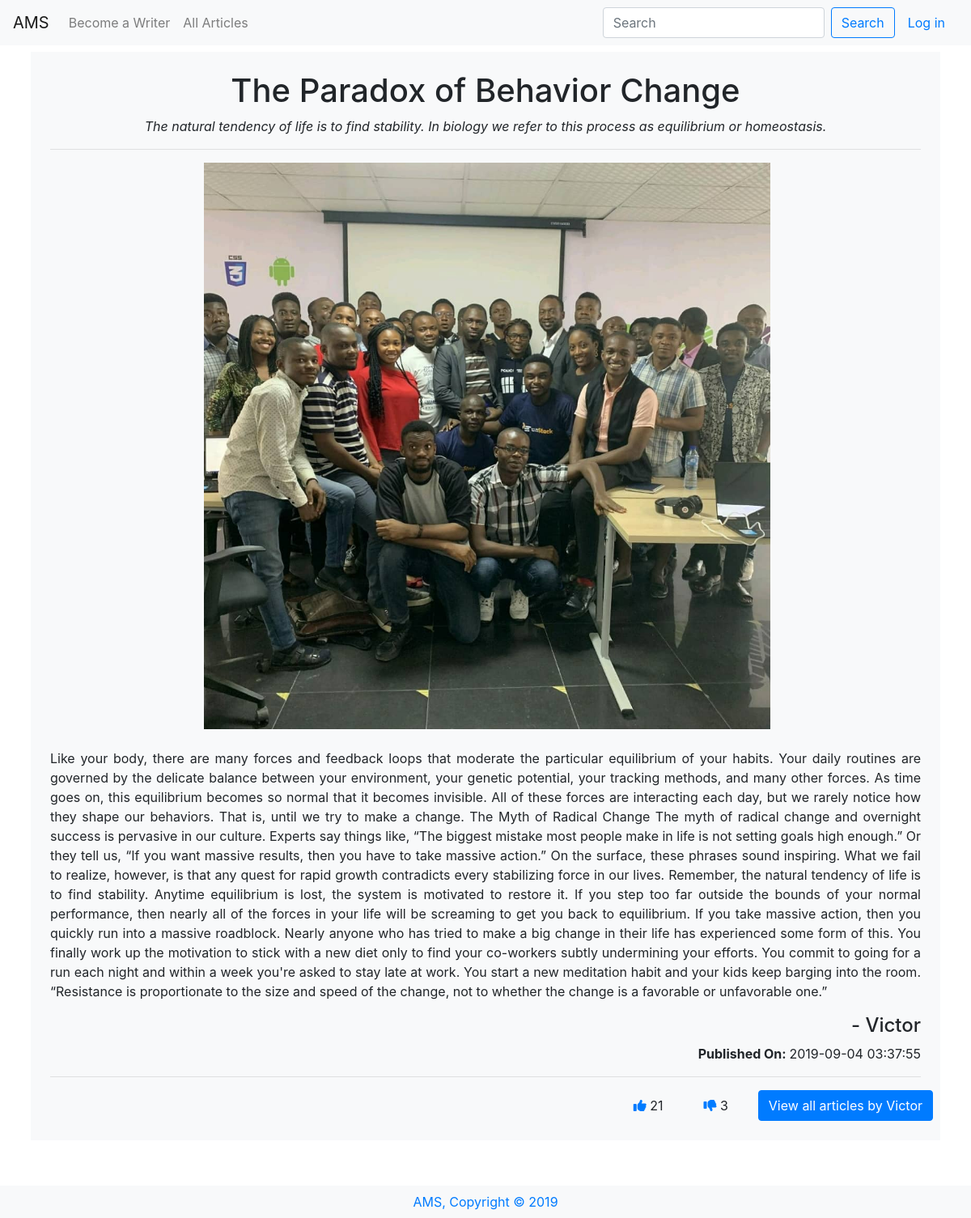
The app's page /viewone/1 with its own data.
### tables this page shows
CREATE TABLE 'articles' ('id' integer PRIMARY KEY AUTOINCREMENT NOT NULL, 'userid' smallint NOT NULL, 'title' varchar(255) NOT NULL, 'description' varchar(300) NOT NULL, 'content' text NOT NULL, 'like' smallint, 'dislike' smallint, 'image' bytea, 'date' timestamp NOT NULL DEFAULT CURRENT_TIMESTAMP);

CREATE TABLE users(
    id INTEGER NOT NULL PRIMARY KEY,
    username VARCHAR(255) NOT NULL UNIQUE,
    email VARCHAR(255) NOT NULL UNIQUE,
    password VARCHAR(255) NOT NULL
);

### application.py (the view)
@app.route("/viewone/<id>")
def viewone(id):
    rows = db.execute("SELECT * FROM users JOIN articles ON users.id = articles.userid WHERE articles.id=:id", id=id)
    return render_template("viewone.html", datum=rows[0])

### application.py (called while the page is built)
@app.after_request
def after_request(response):
    response.headers["Cache-Control"] = "no-cache, no-store, must-revalidate"
    response.headers["Expires"] = 0
    response.headers["Pragma"] = "no-cache"
    return response

### templates/viewone.html
{% extends "layout.html" %} {% block title %} View - {{ datum.title }} {% endblock %}
{% block main%}
      <div class="article mb-5 bg-light p-4">
        <div class="article_head">
        <h1>{{ datum.title }}</h1>
        <p><i>{{ datum.description }}</i></p>
      </div>
        <div class="article_body" id="more{{ datum.id }}">
        <hr>
        <div class="article_image mb-4"><img src="/static/testpic.jpeg" alt="{{ datum.title }}"></div>
        <p class="text-justify">{{ datum.content }}</p>
      </div>
      <h4 class="text-right">- {{ datum.username }}</h4>
      <p class="text-right"><b>Published On: </b>{{ datum.date }}</p>
      <hr>
        <div class="article_footer row">
          <a href="/foo/{{ datum.id }}" class="btn mr-4 btn"><i class="fas fa-thumbs-up text-primary"></i>
            {{ datum.like }}</a>
        <a href="/dislike/{{ datum.id }}" class="btn mr-4 btn"><i class="fas fa-thumbs-down text-primary"></i>
            {{ datum.dislike }}</a>
          <a href="/viewall/{{ datum.userid }}"><button class="float-right btn btn-primary">View all articles by {{ datum.username }}</button></a>
        </div>
      </div>
    {% endblock %}

### static/styles.css (style rules this page uses)
h1 { text-align: center; }
.article_image { display: flex; max-height: 700px; }
.article_image img { object-fit: contain; }
.article_footer { display: flex; justify-content: flex-end; }

### records on screen
articles: title "The Paradox of Behavior Change", description "The natural tendency of life is to find stability. In biology we refer to this process as equilibrium or homeostasis.", content "Like your body, there are many forces and feedback loops that moderate the particular equilibrium of your habits. Your daily routines are governed by the delicate balance between your environment, your genetic potential, your tracking methods, and many other forces. As time goes on, this equilibrium becomes so normal that it becomes invisible. All of these forces are interacting each day, but we rarely notice how they shape our behaviors. That is, until we try to make a change. The Myth of Radical Change The myth of radical change and overnight success is pervasive in our culture. Experts say things like, “The biggest mistake most people make in life is not setting goals high enough.” Or…", date "2019-09-04 03:37:55", like "21", dislike "3"
users: username "Victor"
